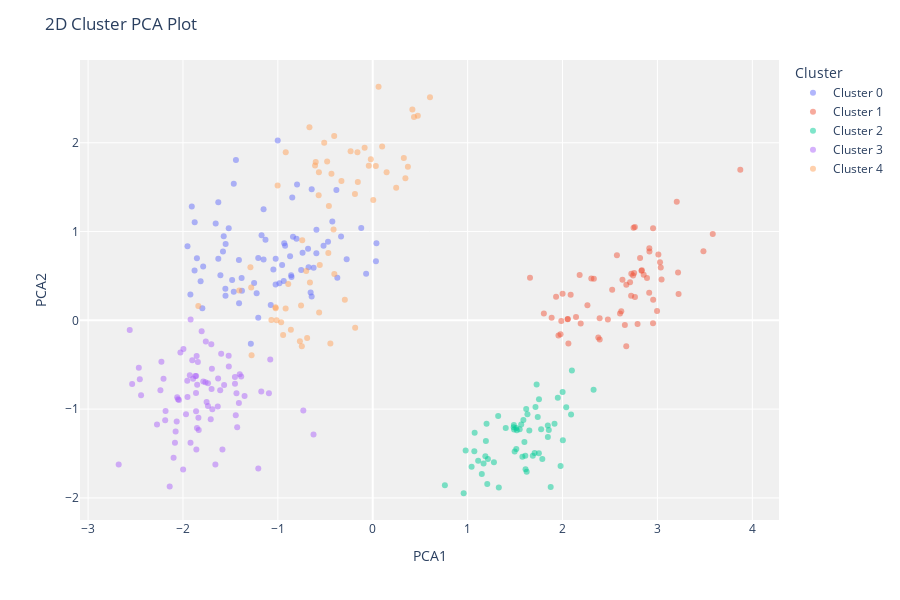

This figure's notebook cell:
### Code cell
plot_model(k_means2, 'cluster', scale=1)

### Figure 1 — Plotly figure (JSON) as saved in the notebook; plotly's stock layout.template omitted (floating-point values rounded to 4 significant figures)
{"data": [{"customdata": [["Adelie"], ["Adelie"], ["Adelie"], ["Adelie"], ["Adelie"], ["Adelie"], ["Adelie"], ["Adelie"], ["Adelie"], ["Adelie"], ["Adelie"], ["Adelie"], ["Adelie"], ["Adelie"], ["Adelie"], ["Adelie"], ["Adelie"], ["Adelie"], ["Adelie"], ["Adelie"], ["Adelie"], ["Adelie"], ["Adelie"], ["Adelie"], ["Adelie"], ["Adelie"], ["Adelie"], ["Adelie"], ["Adelie"], ["Adelie"], ["Adelie"], ["Adelie"], ["Adelie"], ["Adelie"], ["Adelie"], ["Adelie"], ["Adelie"], ["Adelie"], ["Adelie"], ["Adelie"], ["Adelie"], ["Adelie"], ["Adelie"], ["Adelie"], ["Adelie"], ["Adelie"], ["Adelie"], ["Adelie"], ["Adelie"], ["Adelie"], ["Adelie"], ["Adelie"], ["Adelie"], ["Adelie"], ["Adelie"], ["Adelie"], ["Adelie"], ["Adelie"], ["Adelie"], ["Adelie"], ["Adelie"], ["Adelie"], ["Adelie"], ["Adelie"], ["Adelie"], ["Adelie"], ["Adelie"], ["Adelie"], ["Adelie"], [null], ["Adelie"], [null], ["Adelie"], [null]], "hovertemplate": "Cluster=Cluster 0<br>PCA1=%{x}<br>PCA2=%{y}<br>Feature=%{customdata[0]}<extra></extra>", "legendgroup": "Cluster 0", "marker": {"color": "#636efa", "opacity": 0.5, "symbol": "circle"}, "mode": "markers", "name": "Cluster 0", "orientation": "v", "showlegend": true, "textposition": "top center", "type": "scatter", "x": [-1.814, -0.8407, -0.7395, -0.3341, -1.047, -0.2748, -1.578, -1.853, -1.628, -1.482, -0.06995, -0.933, -1.878, -0.5943, -0.4259, -1.409, -1.25, -0.5934, -0.9551, -0.6438, -0.6545, -0.8482, -0.1213, -1.223, -1.207, -1.41, -1.151, -1.075, -1.024, -1.787, -0.7543, -1.151, -1.13, -1.378, 0.03359, -0.6818, -0.6231, -0.8711, -0.6761, -1.628, -1.605, -1.57, -0.3733, -1.552, -0.4715, -0.3831, 0.03892, -1.553, -0.9379, -0.8562, -1.023, -1.922, -0.9834, -1.465, -1.55, -1.465, -1.285, -1.207, -1.655, -1.796, -1.172, -1.001, -0.6433, -0.7978, -0.9235, -1.382, -1.442, -1.952, -1.876, -1.907, -0.8032, -0.5185, -0.8599, -1.518], "xaxis": "x", "y": [0.4413, 0.9426, 0.7607, 0.9448, 0.5713, 0.6894, 0.775, 0.7007, 1.331, 0.4553, 0.5245, 0.8686, 0.5609, 0.7554, 1.113, 0.1911, 0.4196, 1.021, 0.6244, 0.2675, 0.3127, 1.382, 1.041, 0.3061, 0.7026, 0.6798, 1.25, 0.1726, 0.4024, 0.6063, 0.5659, 0.6863, 0.9064, 0.3326, 0.6656, 0.8066, 0.5932, 0.7227, 0.5978, 0.6937, 0.5074, 0.9467, 0.4806, 0.2764, 0.886, 1.468, 0.8689, 0.357, 0.4428, 0.4886, 0.6947, 0.2896, 0.4183, 0.3227, 0.86, 1.537, -0.2637, 0.02837, 1.09, 0.1353, 0.9586, 2.026, 1.476, 1.529, 0.84, 0.4757, 1.807, 0.8343, 1.106, 1.282, 0.9186, 0.8397, 0.5087, 1.038], "yaxis": "y"}, {"customdata": [["Gentoo"], ["Gentoo"], ["Gentoo"], ["Gentoo"], ["Gentoo"], ["Gentoo"], ["Gentoo"], ["Gentoo"], ["Gentoo"], ["Gentoo"], ["Gentoo"], ["Gentoo"], ["Gentoo"], ["Gentoo"], ["Gentoo"], ["Gentoo"], ["Gentoo"], ["Chinstrap"], ["Gentoo"], ["Chinstrap"], ["Gentoo"], ["Chinstrap"], [null], ["Gentoo"], ["Gentoo"], ["Gentoo"], ["Gentoo"], ["Gentoo"], ["Gentoo"], ["Gentoo"], ["Gentoo"], ["Gentoo"], ["Gentoo"], ["Gentoo"], ["Gentoo"], ["Gentoo"], ["Gentoo"], ["Gentoo"], ["Gentoo"], ["Gentoo"], ["Gentoo"], ["Gentoo"], ["Gentoo"], ["Gentoo"], ["Gentoo"], ["Gentoo"], ["Gentoo"], ["Gentoo"], ["Gentoo"], ["Gentoo"], ["Gentoo"], [null], ["Gentoo"], ["Gentoo"], ["Gentoo"], ["Gentoo"], ["Gentoo"], ["Gentoo"], ["Gentoo"], ["Gentoo"], ["Gentoo"]], "hovertemplate": "Cluster=Cluster 1<br>PCA1=%{x}<br>PCA2=%{y}<br>Feature=%{customdata[0]}<extra></extra>", "legendgroup": "Cluster 1", "marker": {"color": "#EF553B", "opacity": 0.5, "symbol": "circle"}, "mode": "markers", "name": "Cluster 1", "orientation": "v", "showlegend": true, "textposition": "top center", "type": "scatter", "x": [3.223, 2.89, 3.583, 2.672, 2.573, 2.657, 2.0, 2.606, 2.836, 2.817, 3.204, 2.33, 3.217, 1.987, 2.996, 2.191, 2.711, 2.392, 2.086, 2.763, 2.142, 3.027, 3.01, 2.955, 2.762, 1.803, 1.885, 2.671, 2.523, 1.979, 2.916, 2.062, 2.832, 2.913, 2.377, 3.485, 2.262, 2.914, 3.035, 2.055, 3.044, 2.954, 2.744, 2.631, 2.755, 1.957, 2.478, 2.723, 2.391, 2.954, 2.725, 3.873, 1.657, 1.932, 2.79, 2.748, 2.855, 2.054, 2.303, 2.619, 2.18], "xaxis": "x", "y": [0.2959, 0.4776, 0.972, 0.401, 0.7338, -0.05206, 0.2995, 0.07772, 0.5634, 0.703, 1.337, 0.4676, 0.5395, -0.00683, 0.1053, -0.03611, 0.4293, -0.2153, 0.2875, 0.2619, 0.03735, 0.6553, 0.7412, 0.231, 1.052, 0.0763, 0.0292, -0.2916, 0.3457, -0.1558, 0.7741, -0.262, 0.5592, 0.312, -0.1944, 0.7772, 0.1708, 0.8115, 0.5961, 0.01542, 0.4587, -0.03173, 0.5041, 0.4562, 0.5322, -0.172, 0.01048, 0.2757, 0.02213, 1.036, 0.5233, 1.696, 0.4797, 0.2658, -0.04207, 1.043, 0.5146, 0.01331, 0.4717, 0.1023, 0.5107], "yaxis": "y"}, {"customdata": [["Gentoo"], ["Gentoo"], ["Gentoo"], ["Gentoo"], ["Gentoo"], ["Gentoo"], ["Gentoo"], ["Gentoo"], ["Gentoo"], ["Gentoo"], ["Gentoo"], ["Gentoo"], ["Gentoo"], ["Gentoo"], [null], ["Gentoo"], ["Gentoo"], ["Gentoo"], ["Chinstrap"], ["Gentoo"], ["Gentoo"], ["Gentoo"], ["Gentoo"], ["Gentoo"], ["Gentoo"], ["Gentoo"], ["Gentoo"], ["Gentoo"], ["Gentoo"], ["Gentoo"], ["Gentoo"], ["Gentoo"], ["Gentoo"], ["Chinstrap"], ["Gentoo"], ["Chinstrap"], ["Gentoo"], ["Gentoo"], ["Gentoo"], ["Gentoo"], ["Gentoo"], ["Gentoo"], ["Gentoo"], ["Gentoo"], ["Gentoo"], ["Gentoo"], ["Gentoo"], ["Gentoo"], ["Gentoo"], ["Gentoo"], ["Gentoo"], ["Gentoo"], ["Gentoo"], ["Gentoo"], ["Gentoo"], ["Gentoo"], ["Gentoo"], ["Gentoo"]], "hovertemplate": "Cluster=Cluster 2<br>PCA1=%{x}<br>PCA2=%{y}<br>Feature=%{customdata[0]}<extra></extra>", "legendgroup": "Cluster 2", "marker": {"color": "#00cc96", "opacity": 0.5, "symbol": "circle"}, "mode": "markers", "name": "Cluster 2", "orientation": "v", "showlegend": true, "textposition": "top center", "type": "scatter", "x": [1.706, 1.187, 1.98, 1.65, 1.192, 1.915, 1.042, 0.979, 1.111, 1.496, 1.845, 1.875, 1.752, 2.039, 1.617, 1.512, 1.787, 1.277, 1.61, 0.7601, 1.401, 1.775, 1.214, 1.487, 1.49, 0.9583, 1.074, 1.751, 2.327, 1.328, 1.622, 1.207, 1.485, 1.577, 1.149, 1.565, 1.687, 1.715, 1.587, 2.09, 1.322, 1.63, 1.727, 1.549, 1.071, 1.519, 1.168, 2.099, 2.001, 1.2, 1.739, 1.95, 1.855, 1.598, 1.608, 1.513, 2.003, 1.845], "xaxis": "x", "y": [-1.493, -1.53, -1.64, -1.241, -1.359, -1.164, -1.649, -1.467, -1.583, -1.479, -1.315, -1.878, -0.8886, -0.9802, -0.9975, -1.211, -1.561, -1.599, -1.676, -1.858, -1.211, -1.225, -1.561, -1.178, -1.228, -1.947, -1.266, -1.497, -0.7817, -1.882, -1.705, -1.843, -1.204, -1.536, -1.729, -1.174, -1.524, -0.9759, -1.121, -1.061, -1.076, -1.058, -0.7224, -1.228, -1.474, -1.237, -1.612, -0.5637, -0.8072, -1.166, -1.088, -0.8708, -1.234, -1.371, -1.524, -1.45, -1.35, -1.185], "yaxis": "y"}, {"customdata": [["Adelie"], ["Adelie"], ["Adelie"], ["Adelie"], ["Adelie"], ["Adelie"], ["Adelie"], [null], ["Adelie"], ["Adelie"], [null], ["Adelie"], [null], ["Adelie"], ["Adelie"], ["Adelie"], ["Adelie"], ["Adelie"], ["Adelie"], ["Adelie"], ["Adelie"], ["Adelie"], ["Adelie"], ["Adelie"], ["Adelie"], ["Adelie"], ["Adelie"], ["Adelie"], ["Adelie"], ["Adelie"], ["Adelie"], ["Adelie"], ["Adelie"], ["Adelie"], ["Adelie"], ["Adelie"], ["Adelie"], ["Adelie"], ["Adelie"], ["Adelie"], ["Adelie"], ["Adelie"], ["Adelie"], ["Adelie"], ["Adelie"], ["Adelie"], ["Adelie"], ["Adelie"], ["Adelie"], ["Adelie"], ["Chinstrap"], ["Chinstrap"], ["Chinstrap"], ["Adelie"], ["Adelie"], ["Chinstrap"], ["Adelie"], ["Adelie"], ["Adelie"], ["Adelie"], ["Adelie"], ["Adelie"], ["Adelie"], ["Adelie"], ["Chinstrap"], ["Chinstrap"], ["Adelie"], ["Adelie"], ["Adelie"], ["Adelie"], ["Adelie"], ["Adelie"], ["Adelie"], ["Adelie"], ["Adelie"], ["Adelie"], ["Adelie"], ["Adelie"]], "hovertemplate": "Cluster=Cluster 3<br>PCA1=%{x}<br>PCA2=%{y}<br>Feature=%{customdata[0]}<extra></extra>", "legendgroup": "Cluster 3", "marker": {"color": "#ab63fa", "opacity": 0.5, "symbol": "circle"}, "mode": "markers", "name": "Cluster 3", "orientation": "v", "showlegend": true, "textposition": "top center", "type": "scatter", "x": [-1.759, -1.861, -1.452, -1.695, -2.238, -2.027, -2.441, -1.702, -2.187, -1.803, -1.862, -1.517, -1.995, -1.453, -1.928, -1.893, -2.042, -1.902, -2.465, -1.763, -2.455, -2.183, -1.955, -2.561, -1.436, -1.919, -1.707, -2.274, -1.41, -2.099, -1.859, -1.633, -1.429, -2.084, -1.843, -1.206, -1.921, -2.061, -2.205, -1.175, -2.536, -1.691, -1.566, -1.094, -1.584, -2.077, -1.837, -0.7316, -1.443, -2.677, -1.402, -1.608, -1.63, -1.736, -1.751, -1.518, -1.786, -2.227, -1.856, -1.869, -1.862, -2.053, -2.14, -1.736, -1.08, -1.597, -1.852, -1.658, -1.85, -1.386, -1.834, -0.624, -1.351, -1.968, -2.066, -1.953, -1.698, -1.998], "xaxis": "x", "y": [-0.238, -0.6277, -0.7142, -0.5447, -0.787, -0.3634, -0.8431, -0.269, -1.125, -0.1225, -0.8191, -0.5189, -0.3241, -0.6384, -0.6185, -0.6568, -0.8978, -0.4498, -0.5332, -0.697, -0.6636, -1.022, -0.6803, -0.1096, -0.8222, 0.01056, -1.114, -1.173, -0.9299, -1.548, -1.456, -0.9712, -1.204, -1.38, -0.4681, -1.668, -1.379, -0.8666, -0.6569, -0.8007, -0.7172, -1.001, -0.7284, -0.8204, -1.455, -1.253, -1.098, -1.017, -1.069, -1.624, -0.6062, -0.7881, -0.6554, -0.9651, -0.9206, -0.4001, -0.6882, -0.4658, -0.4004, -0.6278, -1.024, -0.8899, -1.872, -0.7082, -0.4408, -0.3771, -1.213, -1.623, -0.7247, -0.6323, -1.236, -1.286, -0.8516, -1.058, -1.138, -0.8639, -0.7743, -1.679], "yaxis": "y"}, {"customdata": [["Chinstrap"], ["Chinstrap"], ["Chinstrap"], ["Chinstrap"], ["Chinstrap"], ["Chinstrap"], ["Chinstrap"], ["Chinstrap"], ["Chinstrap"], ["Chinstrap"], ["Chinstrap"], ["Chinstrap"], ["Chinstrap"], ["Chinstrap"], ["Chinstrap"], ["Chinstrap"], ["Chinstrap"], ["Adelie"], ["Adelie"], ["Adelie"], ["Adelie"], ["Adelie"], ["Adelie"], ["Chinstrap"], ["Chinstrap"], ["Chinstrap"], ["Chinstrap"], ["Chinstrap"], ["Chinstrap"], ["Chinstrap"], ["Chinstrap"], ["Chinstrap"], ["Chinstrap"], ["Chinstrap"], ["Chinstrap"], ["Chinstrap"], ["Chinstrap"], ["Chinstrap"], ["Chinstrap"], ["Chinstrap"], ["Chinstrap"], ["Chinstrap"], ["Chinstrap"], ["Chinstrap"], ["Chinstrap"], ["Chinstrap"], ["Chinstrap"], ["Chinstrap"], ["Chinstrap"], ["Chinstrap"], ["Chinstrap"], ["Chinstrap"], ["Chinstrap"], ["Chinstrap"], ["Chinstrap"], ["Chinstrap"], ["Chinstrap"], ["Chinstrap"], ["Chinstrap"], ["Chinstrap"], ["Chinstrap"], ["Chinstrap"]], "hovertemplate": "Cluster=Cluster 4<br>PCA1=%{x}<br>PCA2=%{y}<br>Feature=%{customdata[0]}<extra></extra>", "legendgroup": "Cluster 4", "marker": {"color": "#FFA15A", "opacity": 0.5, "symbol": "circle"}, "mode": "markers", "name": "Cluster 4", "orientation": "v", "showlegend": true, "textposition": "top center", "type": "scatter", "x": [-0.1613, -0.6913, -0.9169, -0.9445, -0.4129, -0.6009, 0.005385, -0.7431, 0.2469, -1.281, -1.013, -0.1875, -0.7557, -0.5115, -0.7017, -1.023, -1.838, -0.565, -0.4062, -1.407, -0.6081, -0.4805, -1.024, -0.6671, -0.02014, -0.5582, -0.3301, -1.003, -0.2942, -0.4466, -0.04175, -0.8627, -0.08557, 0.3275, -0.4623, -0.9653, -0.2334, -0.1571, -1.289, 0.09908, -0.7473, -0.4352, -0.8903, 0.3441, -0.4047, -0.9179, 0.4346, 0.06124, -0.468, 0.1462, -0.57, 0.3705, -0.6618, 0.6031, -1.277, 0.475, 0.03255, -1.068, -0.5675, -0.7676, 0.4178, -0.1853], "xaxis": "x", "y": [1.892, -0.1977, 1.894, -0.1658, 1.024, 1.783, 1.356, 0.9024, 1.494, 0.3691, 0.001233, 1.422, 0.1676, 2.0, 0.5552, 0.1354, 0.1621, 0.08822, 2.077, 0.3347, 1.745, 1.789, 0.1467, 2.175, 1.813, 0.6246, 1.569, 1.52, 0.232, -0.262, 1.741, -0.105, 1.945, 1.828, 1.289, -0.02042, 1.905, 1.557, 0.5984, 1.958, -0.2917, 1.652, 0.4088, 1.599, 0.5211, 0.1341, 2.291, 2.631, 0.7594, 1.667, 1.41, 1.729, 0.4274, 2.514, -0.3919, 2.303, 1.737, 0.002596, 1.668, -0.2351, 2.373, -0.0828], "yaxis": "y"}], "layout": {"height": 600, "legend": {"title": {"text": "Cluster"}, "tracegroupgap": 0}, "margin": {"t": 60}, "plot_bgcolor": "rgb(240,240,240)", "title": {"text": "2D Cluster PCA Plot"}, "xaxis": {"anchor": "y", "domain": [0, 1], "title": {"text": "PCA1"}}, "yaxis": {"anchor": "x", "domain": [0, 1], "title": {"text": "PCA2"}}}}
